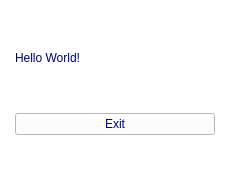
<?xml version="1.0" encoding="UTF-8"?>
<ui version="4.0">
 <class>MainWindow</class>
 <widget class="QMainWindow" name="MainWindow">
  <property name="geometry">
   <rect>
    <x>0</x>
    <y>0</y>
    <width>231</width>
    <height>192</height>
   </rect>
  </property>
  <property name="windowTitle">
   <string>MainWindow</string>
  </property>
  <property name="styleSheet">
   <string notr="true">background-color: rgb(255, 255, 255);
font: 75 10pt &quot;Droid Sans&quot;;
color: rgb(0, 0, 127);</string>
  </property>
  <widget class="QWidget" name="centralwidget">
   <layout class="QGridLayout" name="gridLayout">
    <item row="0" column="0">
     <widget class="QLabel" name="label">
      <property name="minimumSize">
       <size>
        <width>200</width>
        <height>15</height>
       </size>
      </property>
      <property name="maximumSize">
       <size>
        <width>200</width>
        <height>50</height>
       </size>
      </property>
      <property name="styleSheet">
       <string notr="true">text-align: center;</string>
      </property>
      <property name="text">
       <string>Hello World!</string>
      </property>
     </widget>
    </item>
    <item row="1" column="0">
     <layout class="QVBoxLayout" name="button_holder">
      <item>
       <widget class="QPushButton" name="exit_button">
        <property name="text">
         <string>Exit</string>
        </property>
       </widget>
      </item>
     </layout>
    </item>
   </layout>
  </widget>
  <widget class="QMenuBar" name="menubar">
   <property name="geometry">
    <rect>
     <x>0</x>
     <y>0</y>
     <width>231</width>
     <height>20</height>
    </rect>
   </property>
  </widget>
  <widget class="QStatusBar" name="statusbar"/>
 </widget>
 <resources/>
 <connections/>
</ui>
